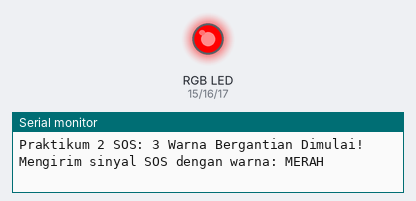
The sketch below on a simulated Arduino Uno, built with avr-gcc and run on an emulated ATmega328P. Shown: an RGB LED mixed from three pins (HIGH = lit), the last lines printed to the serial monitor.

Above: at 1.0 s.
At 10.2 s:
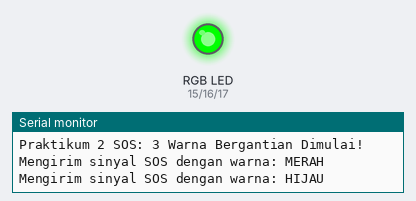
At 17.4 s:
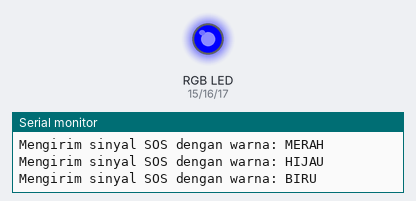
At 22.0 s:
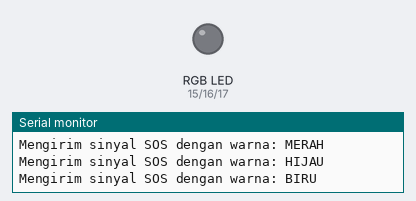
Timing chart, 0 to 32.0 s (numbered marks = the images above):
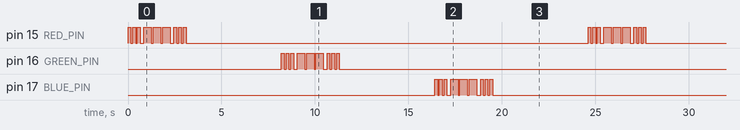

The sketch:

tugas_led_rgb.ino
```cpp
// Definisikan pin warna dari RGB LED Common Cathode
const int RED_PIN = 15;
const int GREEN_PIN = 16;
const int BLUE_PIN = 17;

void setup() {
  Serial.begin(115200);

  pinMode(RED_PIN, OUTPUT);
  pinMode(GREEN_PIN, OUTPUT);
  pinMode(BLUE_PIN, OUTPUT);

  digitalWrite(RED_PIN, LOW);
  digitalWrite(GREEN_PIN, LOW);
  digitalWrite(BLUE_PIN, LOW);

  Serial.println("Praktikum 2 SOS: 3 Warna Bergantian Dimulai!");
}

void playSOS(int pinWarna, String namaWarna) {
  Serial.println("Mengirim sinyal SOS dengan warna: " + namaWarna);

  // 3 dits (Huruf S)
  for (int x = 0; x < 3; x++) {
    digitalWrite(pinWarna, HIGH);
    delay(150);
    digitalWrite(pinWarna, LOW);
    delay(100);
  }
  delay(100); // Jeda antar huruf

  // 3 dahs (Huruf O)
  for (int x = 0; x < 3; x++) {
    digitalWrite(pinWarna, HIGH);
    delay(400);
    digitalWrite(pinWarna, LOW);
    delay(100);
  }
  delay(100);

  // 3 dits (Huruf S)
  for (int x = 0; x < 3; x++) {
    digitalWrite(pinWarna, HIGH);
    delay(150);
    digitalWrite(pinWarna, LOW);
    delay(100);
  }
}

void loop() {
  // Panggil SOS Merah
  playSOS(RED_PIN, "MERAH");
  delay(5000); // Jeda 5 detik

  // Panggil SOS Hijau
  playSOS(GREEN_PIN, "HIJAU");
  delay(5000); // Jeda 5 detik

  // Panggil SOS Biru
  playSOS(BLUE_PIN, "BIRU");
  delay(5000); // Jeda 5 detik sebelum ngulang ke merah lagi
}
```

Measured:
- by itself, pin 15 (RED_PIN), pin 16 (GREEN_PIN), pin 17 (BLUE_PIN): repeats every 24.6 s: 2 × (LOW 0.10 s, HIGH 0.15 s), LOW 0.20 s, 2 × (HIGH 0.40 s, LOW 0.10 s), HIGH 0.40 s, LOW 0.20 s, 2 × (HIGH 0.15 s, LOW 0.10 s), HIGH 0.15 s, LOW 21.5 s, HIGH 0.15 s
- by itself, everything shown: repeats every 24.6 s, in 54 steps
